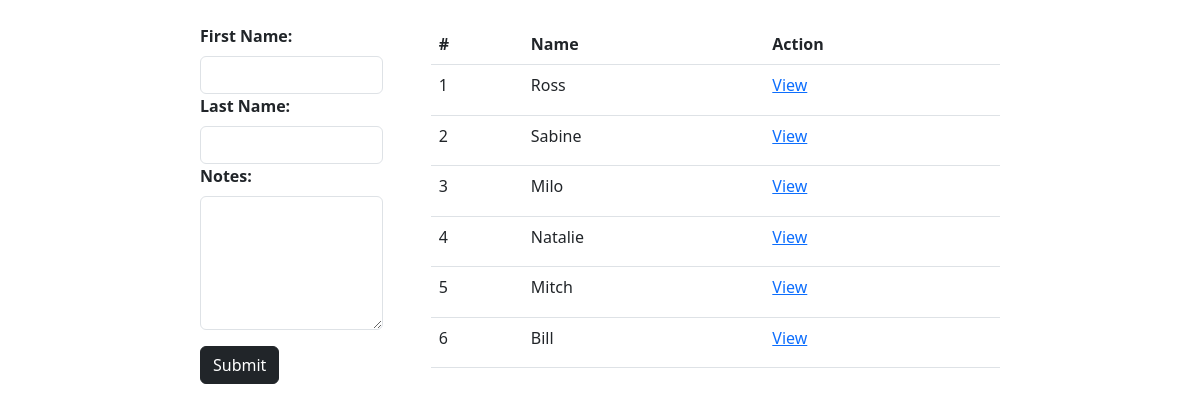
/users, run on an earlier commit of the app's database.
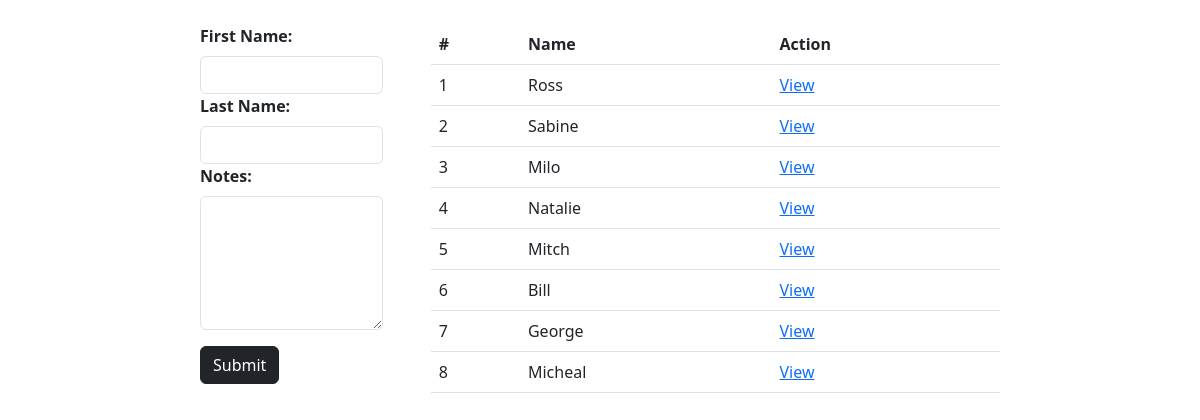
And on a later commit of the database.
### users_app/models.py (models this page shows)
class User(models.Model):
    first_name = models.CharField(max_length=255)
    last_name = models.CharField(max_length=255)
    notes = models.CharField(max_length=255,null = True)
    created_at = models.DateTimeField(auto_now_add=True)
    updated_at = models.DateTimeField(auto_now=True)

### users_app/views.py (the view)
# urls.py: path('users',views.users),
def users(request):
        context = {"users": User.objects.all()}
        return render(request, "users.html", context )

### users_app/templates/users.html (shortened to what this page needs)
<!DOCTYPE html>
<html lang="en">
<head>
    <link href="https://cdn.jsdelivr.net/npm/bootstrap@5.3.0/dist/css/bootstrap.min.css" rel="stylesheet">
</head>
<body>
    <div class="mx-auto mt-4" style="width: 800px;">
        <div class="d-flex">
            <form class="me-5" action="/create/user" method="post">
                <label for="first_name" class="form-label fw-bold">First Name:</label>
                <input class="form-control" type='text' name='first_name'>
                <label for="last_name" class="form-label fw-bold">Last Name:</label>
                <input class="form-control" type='text' name='last_name'>
                <label for="notes" class="form-label fw-bold">Notes:</label>
                <textarea class="form-control" name='notes' rows="5" cols="10"></textarea>
                <button class="btn btn-dark mt-3" type='submit'>Submit</button>
            </form>
            <table class="table">
                <thead>
                    <th>#</th>
                    <th>Name</th>
                    <th>Action</th>
                </thead>
                <tbody>
                    {% for user in users %}
                        <tr>
                            <td>{{user.id}}</td>
                            <td>{{user.first_name}}</td>
                            <td><a href="#">View</a></td>
                        </tr>
                    {% endfor %}
                </tbody>
            </table>
        </div>
    </div>
</body>
</html>

What changed in the data, as far as the page shows it:
added User: id "7", first_name "George"
added User: id "8", first_name "Micheal"
